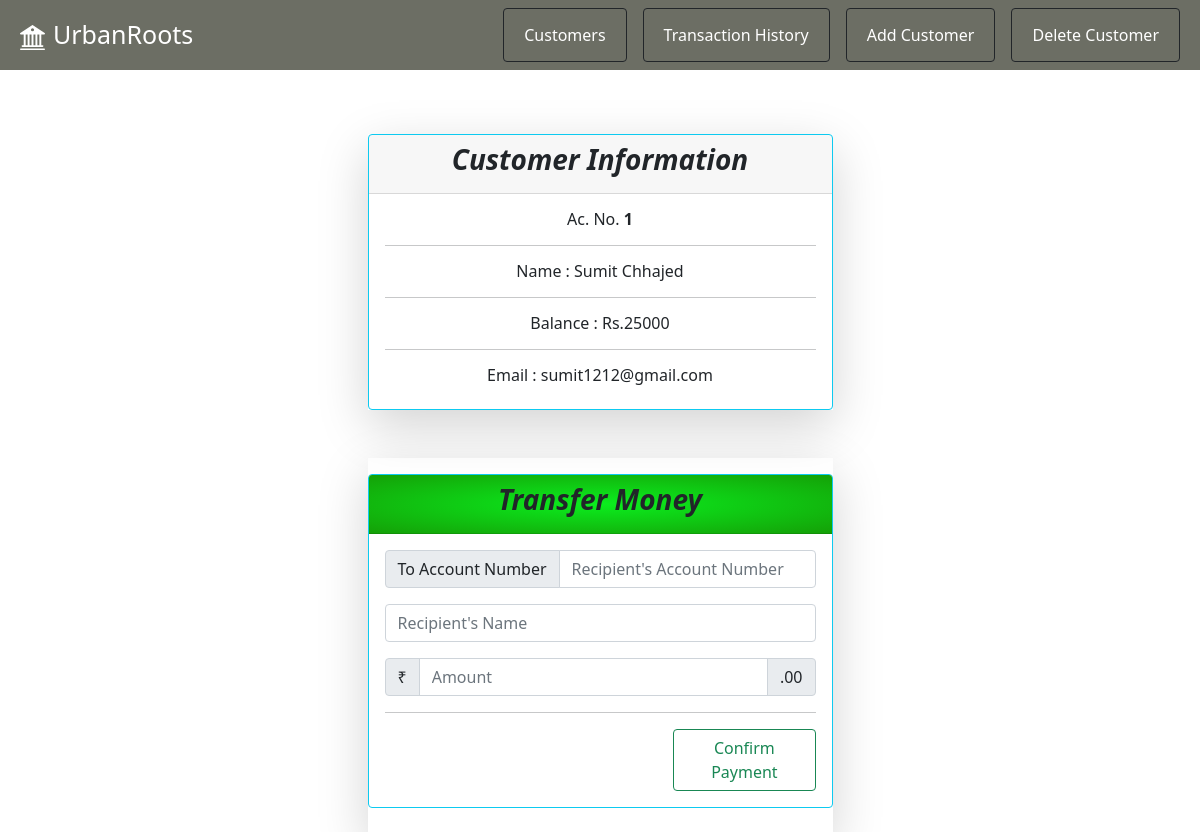
Page /custinfo/1 on the earlier database version.
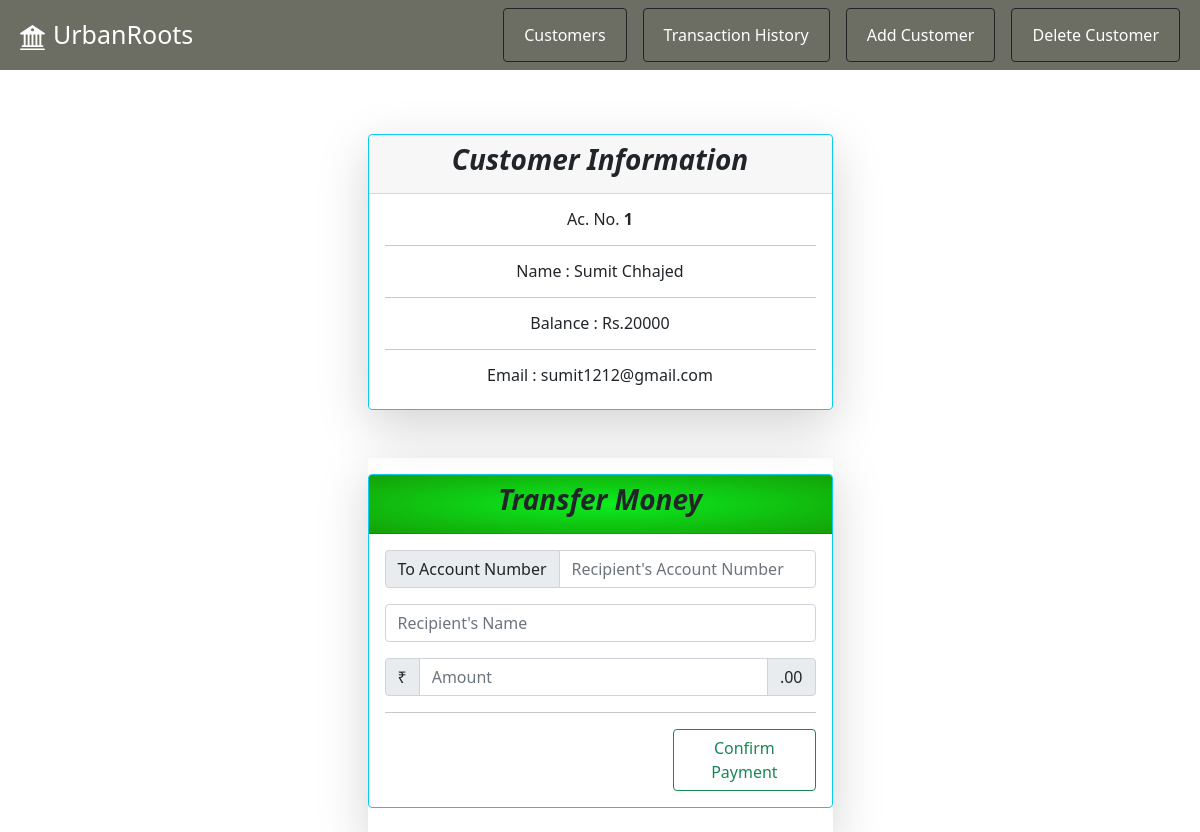
Same page on the later database version.
### bank_app/models.py (models this page shows)
class Customer(models.Model):
    id=models.AutoField(primary_key=True)
    name=models.CharField(max_length=100)
    email=models.EmailField(max_length=100)
    balance=models.IntegerField()

### bank_app/views.py (the view, shortened to what this page needs)
# urls.py: path('custinfo/<int:id>',views.custinfo),
def custinfo(request,id):
    global allids
    cust=Customer.objects.filter(id=id)   #returns iterator queryset
    cust1 = Customer.objects.get(id = id)  #returns single object
    sender_name = cust1.name
    if request.method == 'GET':
        return render(request,'custinfo.html',{'customer':cust,'cur_cust_id':id})

### templates/custinfo.html (shortened to what this page needs)
{% extends 'base.html' %}
{% block content %}
<div class="container pt-5">
    <div class="col-lg-5 shadow-lg mx-auto p-0 mt-3">
        <div class="card border-info mb-3" style="align-self: auto;">
            <div class="card-header">
                <h3 style="text-align: center;"><b><i>Customer Information</i></b></h3>
            </div>
            <div class="card-body">
                {% for cust in customer %}
                <h6 style="text-align: center;">Ac. No. <b>{{cust.id}}</b></h6>
                <hr>
                <h6 style="text-align: center;">Name : {{cust.name}}</h6>
                <hr>
                <h6 style="text-align: center;">Balance : Rs.{{ cust.balance }}</h6>
                <hr>
                <h6 style="text-align: center;">Email : {{ cust.email }}</h6>
                {% endfor %}
            </div>
        </div>
    </div>
    <div class="col-lg-5 shadow-lg mx-auto pt-3 mt-5 pb-2">
        <div class="border-1 mb-md-2">
            <div class="card border-info mb-3" style="align-self: auto;">
                <div class="card-header"
                    style="text-align: center;background: radial-gradient(rgb(11, 238, 30),#14a007);">
                    <h3 style="text-align: center;">
                        <b><i>Transfer Money</i></b>
                    </h3>
                </div>
                <div class="card-body">
                    <form method="POST" action="/custinfo/{{cur_cust_id}}">
                        <div class="input-group mb-3">
                            <span class="input-group-text" id="AccountNum">To Account Number</span>
                            <input type="number" class="form-control" placeholder="Recipient's Account Number Here"
                                aria-label="AccountNum" aria-describedby="AccountNum" name="AccountNum" id="AccountNum"
                                required>
                        </div>
                        <div class="input-group mb-3">
                            <input type="text" class="form-control" placeholder="Recipient's Name" id="RName"
                                name="RName" aria-label="Recipient's username" aria-describedby="basic-addon2">
                        </div>
                        <div class="input-group mb-3">
                            <span class="input-group-text">₹</span>
                            <input type="number" class="form-control" aria-label="Amount" name="Amount" id="Amount"
                                aria-describedby="Amount" placeholder="Amount" required>
                            <span class="input-group-text">.00</span>
                        </div>
                        <hr>
                        <button type="submit" class="btn btn-outline-success" style="margin-left: 67%;">Confirm
                            Payment</button>
                    </form>
                </div>
            </div>
        </div>
    </div>
</div>
{% endblock content %}

Differences in the rows shown:
changed Customer "Sumit Chhajed": balance "25000" → "20000"
